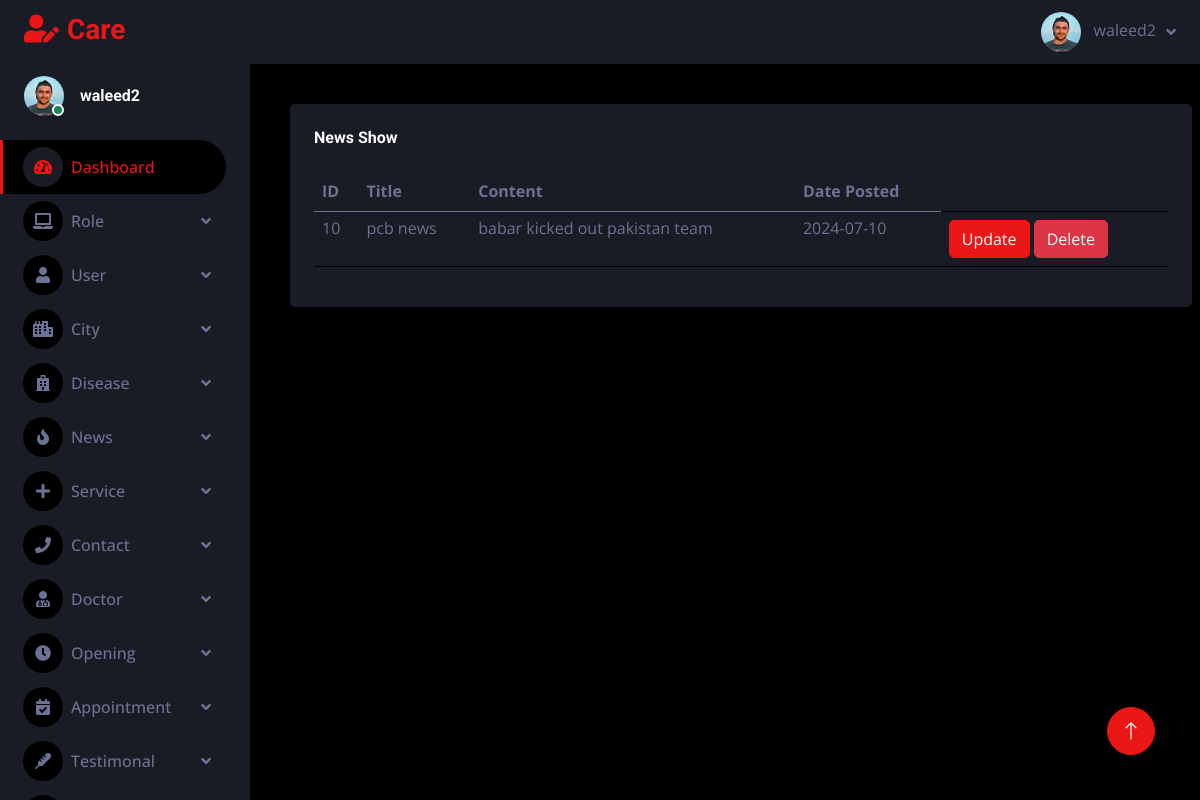
The page /adminpanel/newsshow.php (signed in) on the database its author committed.
### tables this page shows
CREATE TABLE `news` (
  `news_id` int(11) NOT NULL,
  `title` varchar(255) NOT NULL,
  `content` mediumtext NOT NULL,
  `dateposted` date NOT NULL
);

### adminpanel/newsshow.php (the view)
<?php
include "header.php";
?>
  <div class="container-fluid pt-4 px-4">
                    <div class=" mt-3 mb-3 mx-3  table table-dark table-striped">
                        <div class="bg-secondary rounded h-100 p-4">
                            <h6 class="mb-4">News Show</h6>
                                <table class="table">
                                <thead>
                                 <tr>
                                    <th> ID </th>
                                    <th> Title </th>
                                    <th> Content </th>
                                    <th> Date Posted </th>
                                 </tr>
                                </thead>
                                <tbody>
                        <?php
                        require "connection.php";
                        $qry = "SELECT * FROM `news`";
                        $res = mysqli_query($conn, $qry);
                        while ($row =mysqli_fetch_assoc($res)){
                          ?>
                        <tr>
                          <td class="py-1"><?php echo $row['news_id'] ?></td>
                          <td class="py-1"><?php echo $row['title'] ?></td>
                          <td class="py-1"><?php echo $row['content'] ?></td>
                          <td class="py-1"><?php echo $row['dateposted'] ?></td>
                          <td>
                          <a href="newsupdate.php?updid=<?php echo $row['news_id'] ?>">
                          <button type="button" class="btn btn-primary btn-rounded btn-fw">Update</button>
                          <a href="newsdelete.php?dltid=<?php echo $row['news_id']?>">
                          <button type="button" class="btn btn-danger btn-rounded btn-fw">Delete</button>
                        </td>
                        </tr>
                        <?php } ?>
                      </tbody>
                                </table>
                            </div>
                    </div>
                        </div>
<?php
include "footer.php";
?>

### adminpanel/css/style.css (style rules this page uses)
:root { --primary: #EB1616; --secondary: #191C24; --light: #6C7293; --dark: #000000; }
.btn { transition: .5s; }

### rows shown on the page
news: news_id "10", title "pcb news", content "babar kicked out pakistan team", dateposted "2024-07-10"

### other values the page prints
$_SESSION['name'] "waleed2"
